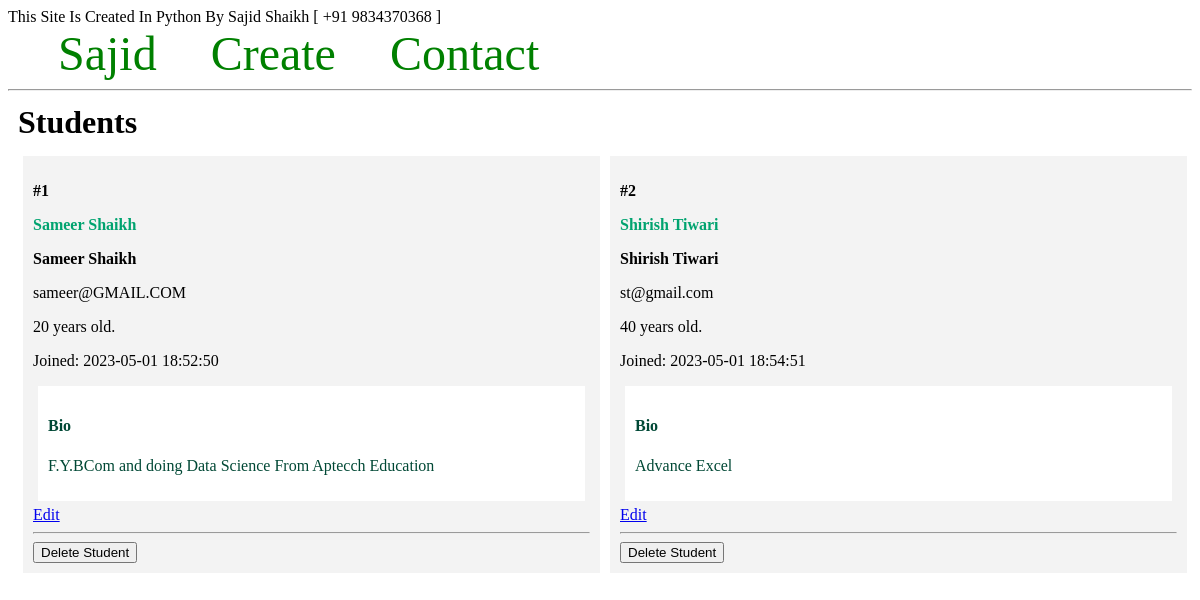
The page / on the database its author committed.
### app.py (models this page shows, shortened)
class Student(db.Model):
    id = db.Column(db.Integer, primary_key=True)
    firstname = db.Column(db.String(100), nullable=False)
    lastname = db.Column(db.String(100), nullable=False)
    email = db.Column(db.String(80), unique=True, nullable=False)
    age = db.Column(db.Integer)
    created_at = db.Column(db.DateTime(timezone=True),server_default=func.now())
    bio = db.Column(db.Text)

### app.py (the view)
@app.route('/')
def index():
    students = Student.query.all()
    return render_template('index.html', students=students)

### templates/index.html
{% extends 'base.html' %}
{% block content %}
    <h1 class="title">{% block title %} Students {% endblock %}</h1>
    <div class="content">
        {% for student in students %}
            <div class="student">
                <p><b>#{{ student.id }}</b></p>
                <b>
<p class="name">
                <a href="{{ url_for('student', student_id=student.id)}}">
                    {{ student.firstname }} {{ student.lastname }}
                </a>
            </p>
                    <p class="name">{{ student.firstname }} {{ student.lastname }}</p>
                </b>
                <p>{{ student.email }}</p>
                <p>{{ student.age }} years old.</p>
                <p>Joined: {{ student.created_at }}</p>
                <div class="bio">
                    <h4>Bio</h4>
                    <p>{{ student.bio }}</p>
                </div>
 <a href="{{ url_for('edit', student_id=student.id) }}">Edit</a>
        <hr>
        <form method="POST"
                action="{{ url_for('delete', student_id=student.id) }}">
            <input type="submit" value="Delete Student"
                onclick="return confirm('Are you sure you want to delete this entry?')">
        </form>
</div>
        {% endfor %}
    </div>
{% endblock %}

### templates/base.html (shortened to what this page needs)
<!DOCTYPE html>
<html lang="en">
<head>
</head>
<body>
This Site Is Created In Python By Sajid Shaikh [ +91 9834370368 ]
    <nav>
        <a href="{{ url_for('index') }}">Sajid</a>
           <a href="{{ url_for('create') }}">Create</a>
        <a href="{{ url_for('contact') }}">Contact</a>
    </nav>
    <hr>
    <div class="content">
        {% block content %} {% endblock %}
    </div>
</body>
</html>

### templates/base.html (style rules this page uses)
.title { margin: 5px; }
.content { margin: 5px; width: 100%; display: flex; flex-direction: row; flex-wrap: wrap; }
.student { flex: 20%; padding: 10px; margin: 5px; background-color: #f3f3f3; inline-size: 100%; }
.bio { padding: 10px; margin: 5px; background-color: #ffffff; color: #004835; }
.name a { color: #00a36f; text-decoration: none; }
nav a { color: Green; font-size: 3em; margin-left: 50px; text-decoration: none; }

### rows shown on the page
Student: id "1", firstname "Sameer", lastname "Shaikh", email "sameer@GMAIL.COM", age "20", created_at "2023-05-01 18:52:50", bio "F.Y.BCom and doing Data Science From Aptecch Education"
Student: id "2", firstname "Shirish", lastname "Tiwari", email "st@gmail.com", age "40", created_at "2023-05-01 18:54:51", bio "Advance Excel"
